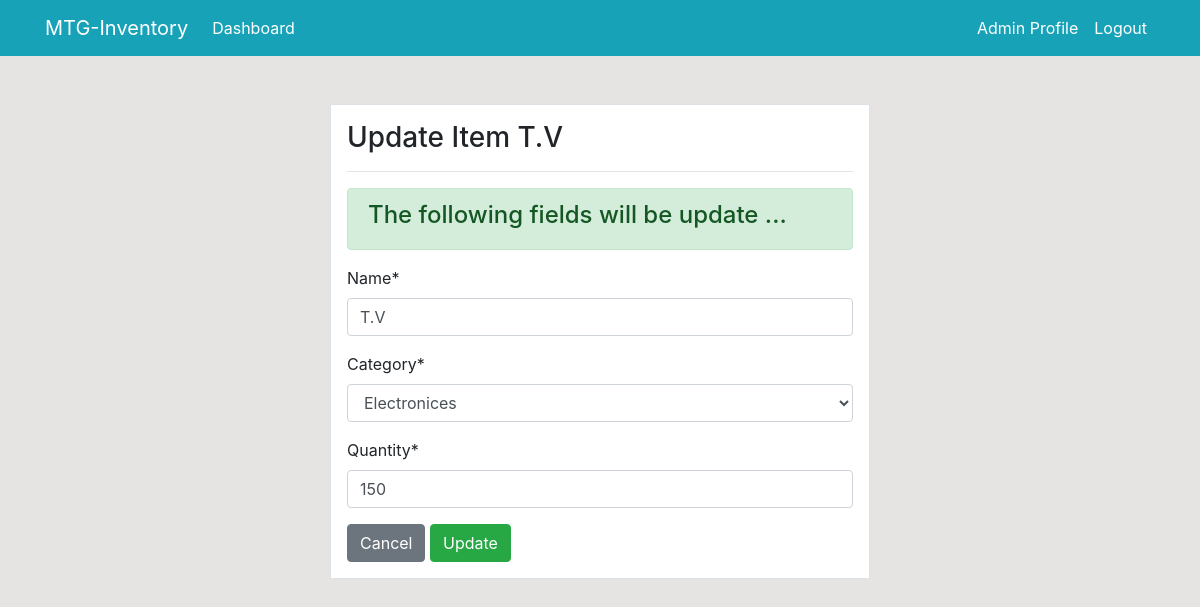
Page /dashboard/product/1/update/ (signed in) on the committed database.
### homepage/models.py (models this page shows, shortened)
class Product (models.Model):
    name = models.CharField(max_length=200, null=True)
    category = models.CharField(max_length=20, choices=CATEGORY, null=True)
    quantity = models.PositiveIntegerField(null=True)
    class Meta:
        verbose_name_plural = 'Product ***'

### homepage/views.py (the view)
# urls.py: path('product/<int:pk>/update/',views.product_update,name='dashboard_product_update'),
@login_required
def product_update(request,pk):
    item=Product.objects.get(id=pk)
    if request.method=='POST':
        form=ProductForm(request.POST, instance=item)
        if form.is_valid():
            form.save()
            return redirect('dashboard_products')
    else:
        form=ProductForm(instance=item)
    context={
        'items':item,
        'form':form,
    }
    return render(request,'dashboard/products_update.html',context)

### homepage/forms.py
class ProductForm(forms.ModelForm):
    class Meta:
        model = Product
        fields=['name','category','quantity']

### templates/dashboard/products_update.html (shortened to what this page needs)
{% extends 'partials/base.html'%}
{% load crispy_forms_tags %}
{% block content %}
<div class="container">
    <div class="row mt-5">
        <div class="col-md-6 offset-md-3">
            <div class="border bg-white p-3">
                <h3>Update Item {{ items.name }}</h3>
                <hr>
                <div class="alert alert-success" role="alert">
                    <h4 class="alert-heading">The following fields will be update ...</h4>
                  </div>
                  <form method="POST">
                      {{ form|crispy }}
                    <a class="btn btn-secondary" href="{% url 'dashboard_products' %}">Cancel</a>
                    <input class="btn btn-success" type="submit" value="Update">
                    </form>
            </div>
        </div>
    </div>
</div>
{% endblock %}

### static/style.css (style rules this page uses)
body { background: rgb(230, 227, 227); }

### rows in the picture
Product: name "T.V", category "Electronices", quantity "150"
